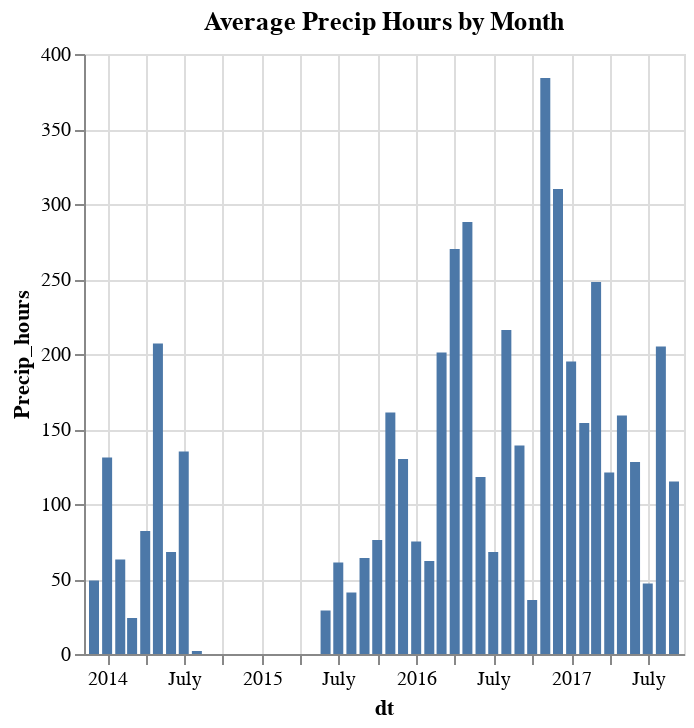

The notebook cell this image was saved under:
### Markdown cell above
<p style = 'font-size:16px;font-family:Arial;color:#00233C'>Here we can observe that for almost all of the March and October months, the temperature is around 70 degrees Fahrenheit. This is a favorable biking temperature as it is neither too cold nor too hot.</p>

### Code cell
%chart dt, Precip_hours, width = 800, title = "Average Precip Hours by Month"

### Figure 1 — Vega-Lite specification as saved in the notebook (floating-point values rounded to 4 significant figures)
{"$schema": "https://vega.github.io/schema/vega-lite/v3.json", "data": {"format": {"type": "csv"}, "values": "\"dt\",\"AveTemp\",\"Precip_hours\"\n\"2013-12-01\",\"45\",\"49\"\n\"2014-01-01\",\"48\",\"131\"\n\"2014-02-01\",\"51\",\"63\"\n\"2014-03-01\",\"57\",\"24\"\n\"2014-04-01\",\"67\",\"82\"\n\"2014-05-01\",\"73\",\"207\"\n\"2014-06-01\",\"80\",\"68\"\n\"2014-07-01\",\"82\",\"135\"\n\"2014-08-01\",\"84\",\"2\"\n\"2015-06-01\",\"82\",\"29\"\n\"2015-07-01\",\"84\",\"61\"\n\"2015-08-01\",\"85\",\"41\"\n\"2015-09-01\",\"81\",\"64\"\n\"2015-10-01\",\"74\",\"76\"\n\"2015-11-01\",\"60\",\"161\"\n\"2015-12-01\",\"55\",\"130\"\n\"2016-01-01\",\"49\",\"75\"\n\"2016-02-01\",\"56\",\"62\"\n\"2016-03-01\",\"64\",\"201\"\n\"2016-04-01\",\"68\",\"270\"\n\"2016-05-01\",\"72\",\"288\"\n\"2016-06-01\",\"81\",\"118\"\n\"2016-07-01\",\"86\",\"68\"\n\"2016-08-01\",\"82\",\"216\"\n\"2016-09-01\",\"79\",\"139\"\n\"2016-10-01\",\"72\",\"36\"\n\"2016-11-01\",\"64\",\"384\"\n\"2016-12-01\",\"53\",\"310\"\n\"2017-01-01\",\"54\",\"195\"\n\"2017-02-01\",\"61\",\"154\"\n\"2017-03-01\",\"65\",\"248\"\n\"2017-04-01\",\"70\",\"121\"\n\"2017-05-01\",\"74\",\"159\"\n\"2017-06-01\",\"81\",\"128\"\n\"2017-07-01\",\"86\",\"47\"\n\"2017-08-01\",\"82\",\"205\"\n\"2017-09-01\",\"78\",\"115\"\n"}, "encoding": {"x": {"axis": {"grid": true, "title": "dt"}, "field": "dt", "type": "temporal"}, "y": {"axis": {"grid": true, "title": "Precip_hours"}, "field": "Precip_hours", "type": "quantitative"}}, "mark": {"color": "#4C78A8", "type": "bar"}, "title": "Average Precip Hours by Month", "width": "800"}
